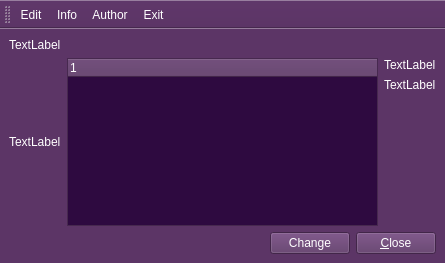
<?xml version="1.0" encoding="UTF-8"?>
<ui version="4.0">
 <class>MainWindow</class>
 <widget class="QMainWindow" name="MainWindow">
  <property name="geometry">
   <rect>
    <x>0</x>
    <y>0</y>
    <width>445</width>
    <height>263</height>
   </rect>
  </property>
  <property name="palette">
   <palette>
    <active>
     <colorrole role="WindowText">
      <brush brushstyle="SolidPattern">
       <color alpha="255">
        <red>255</red>
        <green>255</green>
        <blue>255</blue>
       </color>
      </brush>
     </colorrole>
     <colorrole role="Button">
      <brush brushstyle="SolidPattern">
       <color alpha="255">
        <red>92</red>
        <green>53</green>
        <blue>102</blue>
       </color>
      </brush>
     </colorrole>
     <colorrole role="Light">
      <brush brushstyle="SolidPattern">
       <color alpha="255">
        <red>138</red>
        <green>79</green>
        <blue>153</blue>
       </color>
      </brush>
     </colorrole>
     <colorrole role="Midlight">
      <brush brushstyle="SolidPattern">
       <color alpha="255">
        <red>115</red>
        <green>66</green>
        <blue>127</blue>
       </color>
      </brush>
     </colorrole>
     <colorrole role="Dark">
      <brush brushstyle="SolidPattern">
       <color alpha="255">
        <red>46</red>
        <green>26</green>
        <blue>51</blue>
       </color>
      </brush>
     </colorrole>
     <colorrole role="Mid">
      <brush brushstyle="SolidPattern">
       <color alpha="255">
        <red>61</red>
        <green>35</green>
        <blue>68</blue>
       </color>
      </brush>
     </colorrole>
     <colorrole role="Text">
      <brush brushstyle="SolidPattern">
       <color alpha="255">
        <red>255</red>
        <green>255</green>
        <blue>255</blue>
       </color>
      </brush>
     </colorrole>
     <colorrole role="BrightText">
      <brush brushstyle="SolidPattern">
       <color alpha="255">
        <red>255</red>
        <green>255</green>
        <blue>255</blue>
       </color>
      </brush>
     </colorrole>
     <colorrole role="ButtonText">
      <brush brushstyle="SolidPattern">
       <color alpha="255">
        <red>255</red>
        <green>255</green>
        <blue>255</blue>
       </color>
      </brush>
     </colorrole>
     <colorrole role="Base">
      <brush brushstyle="SolidPattern">
       <color alpha="255">
        <red>0</red>
        <green>0</green>
        <blue>0</blue>
       </color>
      </brush>
     </colorrole>
     <colorrole role="Window">
      <brush brushstyle="SolidPattern">
       <color alpha="255">
        <red>92</red>
        <green>53</green>
        <blue>102</blue>
       </color>
      </brush>
     </colorrole>
     <colorrole role="Shadow">
      <brush brushstyle="SolidPattern">
       <color alpha="255">
        <red>0</red>
        <green>0</green>
        <blue>0</blue>
       </color>
      </brush>
     </colorrole>
     <colorrole role="AlternateBase">
      <brush brushstyle="SolidPattern">
       <color alpha="255">
        <red>46</red>
        <green>26</green>
        <blue>51</blue>
       </color>
      </brush>
     </colorrole>
     <colorrole role="ToolTipBase">
      <brush brushstyle="SolidPattern">
       <color alpha="255">
        <red>255</red>
        <green>255</green>
        <blue>220</blue>
       </color>
      </brush>
     </colorrole>
     <colorrole role="ToolTipText">
      <brush brushstyle="SolidPattern">
       <color alpha="255">
        <red>0</red>
        <green>0</green>
        <blue>0</blue>
       </color>
      </brush>
     </colorrole>
    </active>
    <inactive>
     <colorrole role="WindowText">
      <brush brushstyle="SolidPattern">
       <color alpha="255">
        <red>255</red>
        <green>255</green>
        <blue>255</blue>
       </color>
      </brush>
     </colorrole>
     <colorrole role="Button">
      <brush brushstyle="SolidPattern">
       <color alpha="255">
        <red>92</red>
        <green>53</green>
        <blue>102</blue>
       </color>
      </brush>
     </colorrole>
     <colorrole role="Light">
      <brush brushstyle="SolidPattern">
       <color alpha="255">
        <red>138</red>
        <green>79</green>
        <blue>153</blue>
       </color>
      </brush>
     </colorrole>
     <colorrole role="Midlight">
      <brush brushstyle="SolidPattern">
       <color alpha="255">
        <red>115</red>
        <green>66</green>
        <blue>127</blue>
       </color>
      </brush>
     </colorrole>
     <colorrole role="Dark">
      <brush brushstyle="SolidPattern">
       <color alpha="255">
        <red>46</red>
        <green>26</green>
        <blue>51</blue>
       </color>
      </brush>
     </colorrole>
     <colorrole role="Mid">
      <brush brushstyle="SolidPattern">
       <color alpha="255">
        <red>61</red>
        <green>35</green>
        <blue>68</blue>
       </color>
      </brush>
     </colorrole>
     <colorrole role="Text">
      <brush brushstyle="SolidPattern">
       <color alpha="255">
        <red>255</red>
        <green>255</green>
        <blue>255</blue>
       </color>
      </brush>
     </colorrole>
     <colorrole role="BrightText">
      <brush brushstyle="SolidPattern">
       <color alpha="255">
        <red>255</red>
        <green>255</green>
        <blue>255</blue>
       </color>
      </brush>
     </colorrole>
     <colorrole role="ButtonText">
      <brush brushstyle="SolidPattern">
       <color alpha="255">
        <red>255</red>
        <green>255</green>
        <blue>255</blue>
       </color>
      </brush>
     </colorrole>
     <colorrole role="Base">
      <brush brushstyle="SolidPattern">
       <color alpha="255">
        <red>0</red>
        <green>0</green>
        <blue>0</blue>
       </color>
      </brush>
     </colorrole>
     <colorrole role="Window">
      <brush brushstyle="SolidPattern">
       <color alpha="255">
        <red>92</red>
        <green>53</green>
        <blue>102</blue>
       </color>
      </brush>
     </colorrole>
     <colorrole role="Shadow">
      <brush brushstyle="SolidPattern">
       <color alpha="255">
        <red>0</red>
        <green>0</green>
        <blue>0</blue>
       </color>
      </brush>
     </colorrole>
     <colorrole role="AlternateBase">
      <brush brushstyle="SolidPattern">
       <color alpha="255">
        <red>46</red>
        <green>26</green>
        <blue>51</blue>
       </color>
      </brush>
     </colorrole>
     <colorrole role="ToolTipBase">
      <brush brushstyle="SolidPattern">
       <color alpha="255">
        <red>255</red>
        <green>255</green>
        <blue>220</blue>
       </color>
      </brush>
     </colorrole>
     <colorrole role="ToolTipText">
      <brush brushstyle="SolidPattern">
       <color alpha="255">
        <red>0</red>
        <green>0</green>
        <blue>0</blue>
       </color>
      </brush>
     </colorrole>
    </inactive>
    <disabled>
     <colorrole role="WindowText">
      <brush brushstyle="SolidPattern">
       <color alpha="255">
        <red>46</red>
        <green>26</green>
        <blue>51</blue>
       </color>
      </brush>
     </colorrole>
     <colorrole role="Button">
      <brush brushstyle="SolidPattern">
       <color alpha="255">
        <red>92</red>
        <green>53</green>
        <blue>102</blue>
       </color>
      </brush>
     </colorrole>
     <colorrole role="Light">
      <brush brushstyle="SolidPattern">
       <color alpha="255">
        <red>138</red>
        <green>79</green>
        <blue>153</blue>
       </color>
      </brush>
     </colorrole>
     <colorrole role="Midlight">
      <brush brushstyle="SolidPattern">
       <color alpha="255">
        <red>115</red>
        <green>66</green>
        <blue>127</blue>
       </color>
      </brush>
     </colorrole>
     <colorrole role="Dark">
      <brush brushstyle="SolidPattern">
       <color alpha="255">
        <red>46</red>
        <green>26</green>
        <blue>51</blue>
       </color>
      </brush>
     </colorrole>
     <colorrole role="Mid">
      <brush brushstyle="SolidPattern">
       <color alpha="255">
        <red>61</red>
        <green>35</green>
        <blue>68</blue>
       </color>
      </brush>
     </colorrole>
     <colorrole role="Text">
      <brush brushstyle="SolidPattern">
       <color alpha="255">
        <red>46</red>
        <green>26</green>
        <blue>51</blue>
       </color>
      </brush>
     </colorrole>
     <colorrole role="BrightText">
      <brush brushstyle="SolidPattern">
       <color alpha="255">
        <red>255</red>
        <green>255</green>
        <blue>255</blue>
       </color>
      </brush>
     </colorrole>
     <colorrole role="ButtonText">
      <brush brushstyle="SolidPattern">
       <color alpha="255">
        <red>46</red>
        <green>26</green>
        <blue>51</blue>
       </color>
      </brush>
     </colorrole>
     <colorrole role="Base">
      <brush brushstyle="SolidPattern">
       <color alpha="255">
        <red>92</red>
        <green>53</green>
        <blue>102</blue>
       </color>
      </brush>
     </colorrole>
     <colorrole role="Window">
      <brush brushstyle="SolidPattern">
       <color alpha="255">
        <red>92</red>
        <green>53</green>
        <blue>102</blue>
       </color>
      </brush>
     </colorrole>
     <colorrole role="Shadow">
      <brush brushstyle="SolidPattern">
       <color alpha="255">
        <red>0</red>
        <green>0</green>
        <blue>0</blue>
       </color>
      </brush>
     </colorrole>
     <colorrole role="AlternateBase">
      <brush brushstyle="SolidPattern">
       <color alpha="255">
        <red>92</red>
        <green>53</green>
        <blue>102</blue>
       </color>
      </brush>
     </colorrole>
     <colorrole role="ToolTipBase">
      <brush brushstyle="SolidPattern">
       <color alpha="255">
        <red>255</red>
        <green>255</green>
        <blue>220</blue>
       </color>
      </brush>
     </colorrole>
     <colorrole role="ToolTipText">
      <brush brushstyle="SolidPattern">
       <color alpha="255">
        <red>0</red>
        <green>0</green>
        <blue>0</blue>
       </color>
      </brush>
     </colorrole>
    </disabled>
   </palette>
  </property>
  <property name="windowTitle">
   <string>Solar system</string>
  </property>
  <widget class="QWidget" name="centralwidget">
   <layout class="QGridLayout" name="gridLayout">
    <item row="0" column="0">
     <layout class="QVBoxLayout" name="verticalLayout_2">
      <item>
       <widget class="QLabel" name="main_label">
        <property name="text">
         <string>TextLabel</string>
        </property>
       </widget>
      </item>
      <item>
       <layout class="QHBoxLayout" name="horizontalLayout">
        <item>
         <widget class="QLabel" name="text">
          <property name="text">
           <string>TextLabel</string>
          </property>
         </widget>
        </item>
        <item>
         <widget class="QTreeWidget" name="treeWidget">
          <property name="palette">
           <palette>
            <active>
             <colorrole role="Base">
              <brush brushstyle="SolidPattern">
               <color alpha="255">
                <red>46</red>
                <green>10</green>
                <blue>64</blue>
               </color>
              </brush>
             </colorrole>
            </active>
            <inactive>
             <colorrole role="Base">
              <brush brushstyle="SolidPattern">
               <color alpha="255">
                <red>46</red>
                <green>10</green>
                <blue>64</blue>
               </color>
              </brush>
             </colorrole>
            </inactive>
            <disabled>
             <colorrole role="Base">
              <brush brushstyle="SolidPattern">
               <color alpha="255">
                <red>92</red>
                <green>53</green>
                <blue>102</blue>
               </color>
              </brush>
             </colorrole>
            </disabled>
           </palette>
          </property>
          <column>
           <property name="text">
            <string notr="true">1</string>
           </property>
          </column>
         </widget>
        </item>
        <item>
         <layout class="QVBoxLayout" name="verticalLayout">
          <item>
           <widget class="QLabel" name="picture">
            <property name="text">
             <string>TextLabel</string>
            </property>
           </widget>
          </item>
          <item>
           <widget class="QLabel" name="attributes">
            <property name="text">
             <string>TextLabel</string>
            </property>
           </widget>
          </item>
          <item>
           <spacer name="verticalSpacer_2">
            <property name="orientation">
             <enum>Qt::Vertical</enum>
            </property>
            <property name="sizeHint" stdset="0">
             <size>
              <width>20</width>
              <height>40</height>
             </size>
            </property>
           </spacer>
          </item>
         </layout>
        </item>
       </layout>
      </item>
      <item>
       <layout class="QHBoxLayout" name="horizontalLayout_2">
        <item>
         <spacer name="horizontalSpacer">
          <property name="orientation">
           <enum>Qt::Horizontal</enum>
          </property>
          <property name="sizeHint" stdset="0">
           <size>
            <width>40</width>
            <height>20</height>
           </size>
          </property>
         </spacer>
        </item>
        <item>
         <widget class="QPushButton" name="change">
          <property name="text">
           <string>Change</string>
          </property>
         </widget>
        </item>
        <item>
         <widget class="QPushButton" name="close">
          <property name="text">
           <string>&amp;Close</string>
          </property>
         </widget>
        </item>
       </layout>
      </item>
     </layout>
    </item>
   </layout>
  </widget>
  <widget class="QToolBar" name="toolBar">
   <property name="palette">
    <palette>
     <active>
      <colorrole role="Text">
       <brush brushstyle="SolidPattern">
        <color alpha="255">
         <red>255</red>
         <green>255</green>
         <blue>255</blue>
        </color>
       </brush>
      </colorrole>
      <colorrole role="ButtonText">
       <brush brushstyle="SolidPattern">
        <color alpha="255">
         <red>255</red>
         <green>255</green>
         <blue>255</blue>
        </color>
       </brush>
      </colorrole>
      <colorrole role="ToolTipText">
       <brush brushstyle="SolidPattern">
        <color alpha="255">
         <red>255</red>
         <green>255</green>
         <blue>255</blue>
        </color>
       </brush>
      </colorrole>
     </active>
     <inactive>
      <colorrole role="Text">
       <brush brushstyle="SolidPattern">
        <color alpha="255">
         <red>255</red>
         <green>255</green>
         <blue>255</blue>
        </color>
       </brush>
      </colorrole>
      <colorrole role="ButtonText">
       <brush brushstyle="SolidPattern">
        <color alpha="255">
         <red>255</red>
         <green>255</green>
         <blue>255</blue>
        </color>
       </brush>
      </colorrole>
      <colorrole role="ToolTipText">
       <brush brushstyle="SolidPattern">
        <color alpha="255">
         <red>255</red>
         <green>255</green>
         <blue>255</blue>
        </color>
       </brush>
      </colorrole>
     </inactive>
     <disabled>
      <colorrole role="Text">
       <brush brushstyle="SolidPattern">
        <color alpha="255">
         <red>16</red>
         <green>37</green>
         <blue>67</blue>
        </color>
       </brush>
      </colorrole>
      <colorrole role="ButtonText">
       <brush brushstyle="SolidPattern">
        <color alpha="255">
         <red>16</red>
         <green>37</green>
         <blue>67</blue>
        </color>
       </brush>
      </colorrole>
      <colorrole role="ToolTipText">
       <brush brushstyle="SolidPattern">
        <color alpha="255">
         <red>255</red>
         <green>255</green>
         <blue>255</blue>
        </color>
       </brush>
      </colorrole>
     </disabled>
    </palette>
   </property>
   <property name="windowTitle">
    <string>toolBar</string>
   </property>
   <attribute name="toolBarArea">
    <enum>TopToolBarArea</enum>
   </attribute>
   <attribute name="toolBarBreak">
    <bool>false</bool>
   </attribute>
   <addaction name="actionEdit"/>
   <addaction name="actionInfo"/>
   <addaction name="actionAuthor"/>
   <addaction name="actionExit"/>
  </widget>
  <action name="actionInfo">
   <property name="text">
    <string>Info</string>
   </property>
   <property name="toolTip">
    <string>&lt;html&gt;&lt;head/&gt;&lt;body&gt;&lt;p&gt;&lt;span style=&quot; font-weight:600; font-style:italic;&quot;&gt;Info&lt;/span&gt;&lt;/p&gt;&lt;/body&gt;&lt;/html&gt;</string>
   </property>
  </action>
  <action name="actionAuthor">
   <property name="text">
    <string>Author</string>
   </property>
  </action>
  <action name="actionExit">
   <property name="text">
    <string>Exit</string>
   </property>
  </action>
  <action name="actionEdit">
   <property name="text">
    <string>Edit</string>
   </property>
  </action>
 </widget>
 <resources/>
 <connections/>
</ui>
